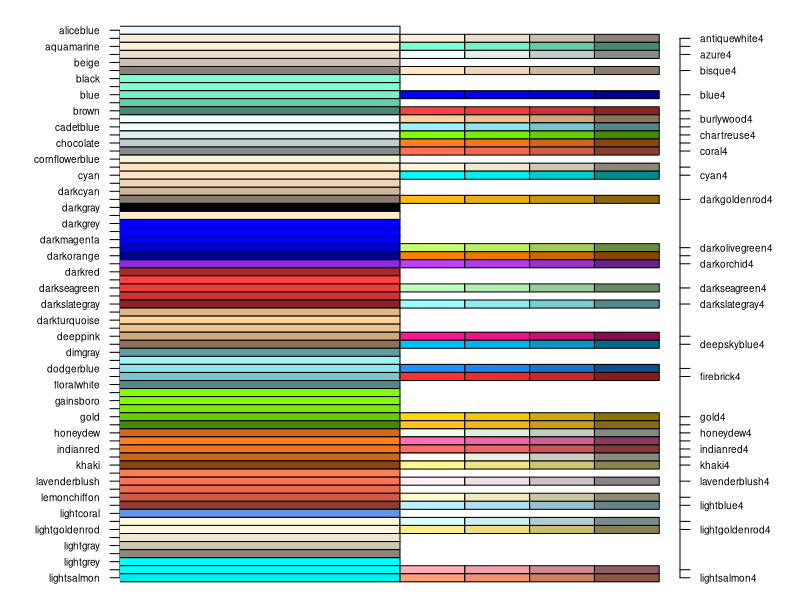
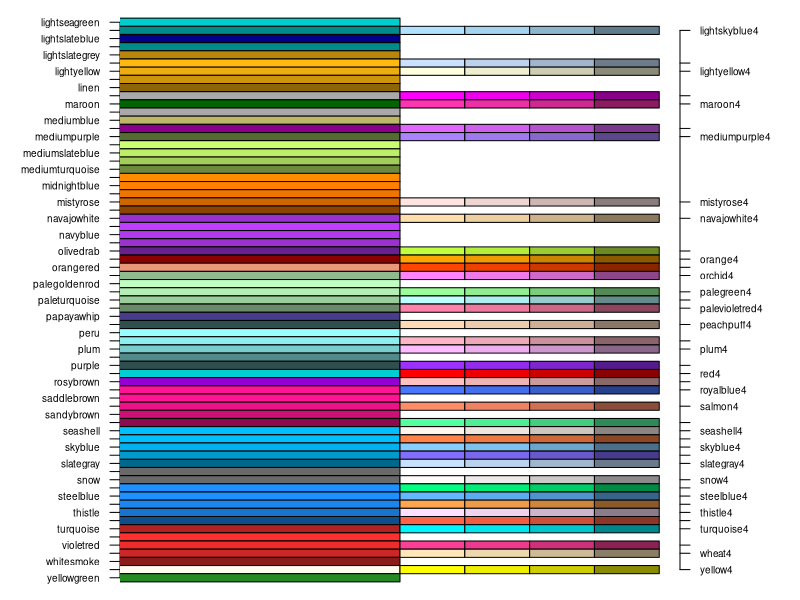

R code for these plots, in order:

#### Make 2-page color table of all colors available in R ####
# R colors minus 100 shades of grey 
cols = colors()[c(2:151,362:657)]

# Duplicate colors
dupCols = list()
for (i in 1:4){
  dupCols[[i]] <- cols[grep(pattern = i,x = cols)]
}
dupNames = gsub(pattern = '1',replacement = '',x = dupCols[[1]])

# All Color Names 
allNames = cols[!grepl('1',cols) & !grepl('2',cols) & !grepl('3',cols) & !grepl('4',cols)]
indx = match(dupNames,allNames)

# Output color table 
output = data.frame(col = cols,c1=NA,c2=NA,c3=NA,c4=NA,stringsAsFactors = F)
for (i in 1:4){
  output[,i+1][indx] = dupCols[[i]]
}

# Set rectangles x-axis start and end points 
x1 = c(0,3,3.5,4,4.5)
x2 = c(3,3.5,4,4.5,5)

# 2 page color chart 
pdf('rColorTable.pdf',height = 10)
par(mar=c(0,6,0,6))
# First page
plot(0, type="n", ylab="", xlab="",axes=FALSE, ylim=c(69,0), xlim=c(1,5))
axis(2,at = 1:69,labels = allNames[1:69],las=1,cex.axis=0.6)
axis(4,at= indx[indx<70],labels = paste(allNames[indx[indx<70]],4,sep=''),cex.axis=0.6,las=1)
for (j in 1:69) {
  for (i in 1:5) {
    #k = j*5 + i
    if (!is.na(output[j,i])){
      rect(x1[i],j-0.5, x2[i],j+0.5, border="black", col=output[j,i])
    }
  }
}
# Second Page 
plot(0, type="n", ylab="", xlab="",axes=FALSE, ylim=c(138,70),xlim=c(1,5))
axis(2,at = 70:138,labels = allNames[70:138],las=1,cex.axis=0.6)
axis(4,at= indx[indx>=70],labels = paste(allNames[indx[indx>=70]],4,sep=''),cex.axis=0.6,las=1)
for (j in 70:138) {
  for (i in 1:5) {
    #k = j*5 + i
    if (!is.na(output[j,i])){
      rect(x1[i],j-0.5, x2[i],j+0.5, border="black", col=output[j,i])
    }
  }
}
dev.off()
